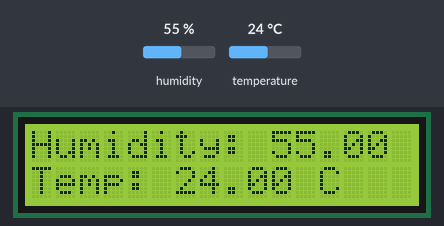
Simulated run of this sketch. Board: ESP32. On the bench: 16×2 character LCD. The test bench sets the inputs (shaded band); at power-on: humidity 55 %, temperature 24 °C. What the sketch prints to the serial monitor is not drawn.

Above: at 1.2 s.
1.3 s: humidity set to 22 %
At 6.3 s:
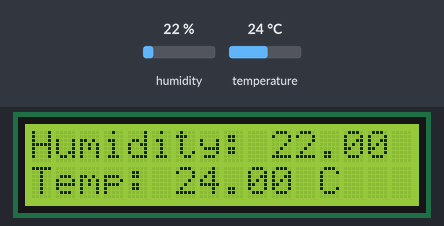
11.7 s: temperature set to 12 °C
At 16.7 s:
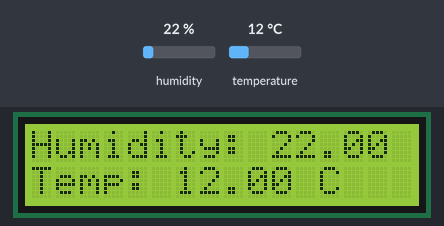
21.7 s: humidity set to 40 %
At 26.0 s:
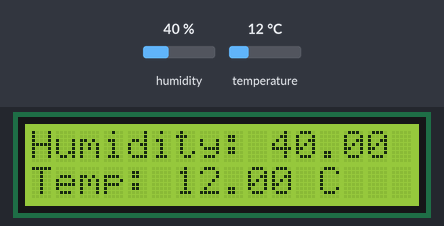
31.9 s: temperature set to 19 °C
At 36.5 s:
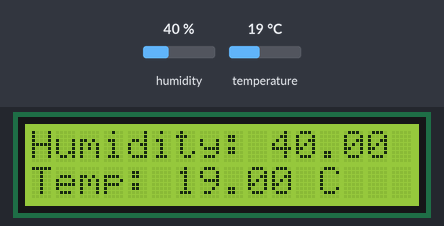
Timing chart, 0 to 38.0 s (numbered marks = the images above; inputs shaded):
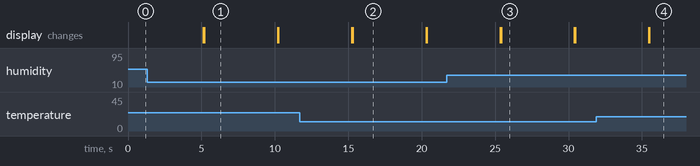

The sketch:

sketch_nov13d.ino
```cpp
#include <Wire.h>
#include <LiquidCrystal_I2C.h>
#include <DHT.h>

// Pin definitions
#define DHTPIN 23       // GPIO pin connected to the DHT sensor (e.g., GPIO 21)
#define DHTTYPE DHT11    // DHT sensor type (DHT11, DHT22)

LiquidCrystal_I2C lcd(0x27, 16, 2);  // I2C address and LCD size
DHT dht(DHTPIN, DHTTYPE);            // Initialize DHT sensor

void setup() {
  // Start serial communication
  Serial.begin(115200);

  // Initialize DHT sensor
  dht.begin();

  // Initialize LCD
  lcd.begin();
  lcd.backlight();  // Turn on LCD backlight

  // Print welcome message to the serial monitor
  Serial.println("DHT11 Sensor with ESP32");

  // Print message on the LCD
  lcd.setCursor(0, 0);
  lcd.print("Reading...");
}

void loop() {
  // Read humidity and temperature from DHT sensor
  float humidity = dht.readHumidity();
  float temperature = dht.readTemperature();

  // Check if the readings are valid
  if (isnan(humidity) || isnan(temperature)) {
    // Error handling if reading failed
    lcd.setCursor(0, 0);
    lcd.print("Error Reading DHT");

    Serial.println("Failed to read from DHT sensor!");
  }
  else {
    // Display the readings on the LCD
    lcd.setCursor(0, 0);
    lcd.print("Humidity: ");
    lcd.print(humidity);
    lcd.print(" %");

    lcd.setCursor(0, 1);
    lcd.print("Temp: ");
    lcd.print(temperature);
    lcd.print(" C");

    // Output the readings to the Serial Monitor
    Serial.print("Humidity: ");
    Serial.print(humidity);
    Serial.print(" %\t");
    Serial.print("Temperature: ");
    Serial.print(temperature);
    Serial.println(" C");
  }

  // Wait 5 seconds before taking another reading
  delay(5000);
  lcd.clear();  // Clear the LCD for next reading
}
```

Measured:
- after the input at 1.3 s, the display: first differs from a run without the input after 3.9 s (image 1)
- after the input at 11.7 s, the display: first differs from a run without the input after 3.6 s (image 2)
- after the input at 21.7 s, the display: first differs from a run without the input after 3.7 s (image 3)
- after the input at 31.9 s, the display: first differs from a run without the input after 3.6 s (image 4)
- what the display in image 1 shows lasts 5.0 s, from 5.2 s to 10.2 s
